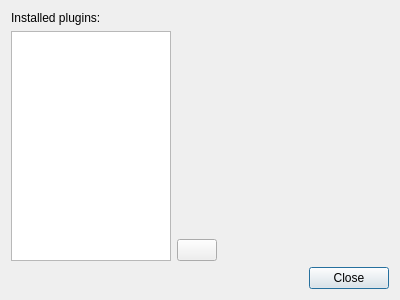
<?xml version="1.0" encoding="UTF-8"?>
<ui version="4.0">
 <class>AboutPlugins</class>
 <widget class="QDialog" name="AboutPlugins">
  <property name="geometry">
   <rect>
    <x>0</x>
    <y>0</y>
    <width>400</width>
    <height>300</height>
   </rect>
  </property>
  <property name="windowTitle">
   <string>About plugins</string>
  </property>
  <property name="windowIcon">
   <iconset theme="preferences-plugin"/>
  </property>
  <layout class="QVBoxLayout" name="verticalLayout_3">
   <item>
    <layout class="QHBoxLayout" name="horizontalLayout_3">
     <item>
      <layout class="QVBoxLayout" name="verticalLayout_2">
       <item>
        <widget class="QLabel" name="label">
         <property name="text">
          <string>Installed plugins:</string>
         </property>
        </widget>
       </item>
       <item>
        <widget class="QListWidget" name="pluginsList">
         <property name="sizePolicy">
          <sizepolicy hsizetype="Preferred" vsizetype="Expanding">
           <horstretch>0</horstretch>
           <verstretch>0</verstretch>
          </sizepolicy>
         </property>
         <property name="minimumSize">
          <size>
           <width>0</width>
           <height>0</height>
          </size>
         </property>
         <property name="maximumSize">
          <size>
           <width>160</width>
           <height>16777215</height>
          </size>
         </property>
        </widget>
       </item>
      </layout>
     </item>
     <item>
      <layout class="QVBoxLayout" name="verticalLayout">
       <item>
        <widget class="QLabel" name="aboutPluginLabel">
         <property name="sizePolicy">
          <sizepolicy hsizetype="Expanding" vsizetype="Expanding">
           <horstretch>0</horstretch>
           <verstretch>0</verstretch>
          </sizepolicy>
         </property>
         <property name="text">
          <string/>
         </property>
         <property name="textFormat">
          <enum>Qt::RichText</enum>
         </property>
         <property name="wordWrap">
          <bool>true</bool>
         </property>
        </widget>
       </item>
       <item>
        <layout class="QHBoxLayout" name="horizontalLayout_2">
         <item>
          <widget class="QPushButton" name="configurePluginButton">
           <property name="text">
            <string/>
           </property>
           <property name="icon">
            <iconset theme="configure"/>
           </property>
          </widget>
         </item>
         <item>
          <spacer name="horizontalSpacer_2">
           <property name="orientation">
            <enum>Qt::Horizontal</enum>
           </property>
           <property name="sizeHint" stdset="0">
            <size>
             <width>40</width>
             <height>20</height>
            </size>
           </property>
          </spacer>
         </item>
        </layout>
       </item>
      </layout>
     </item>
    </layout>
   </item>
   <item>
    <layout class="QHBoxLayout" name="horizontalLayout">
     <item>
      <spacer name="horizontalSpacer">
       <property name="orientation">
        <enum>Qt::Horizontal</enum>
       </property>
       <property name="sizeHint" stdset="0">
        <size>
         <width>40</width>
         <height>20</height>
        </size>
       </property>
      </spacer>
     </item>
     <item>
      <widget class="QPushButton" name="closeButton">
       <property name="text">
        <string>Close</string>
       </property>
       <property name="icon">
        <iconset theme="dialog-close"/>
       </property>
       <property name="default">
        <bool>true</bool>
       </property>
      </widget>
     </item>
    </layout>
   </item>
  </layout>
 </widget>
 <resources/>
 <connections/>
</ui>
